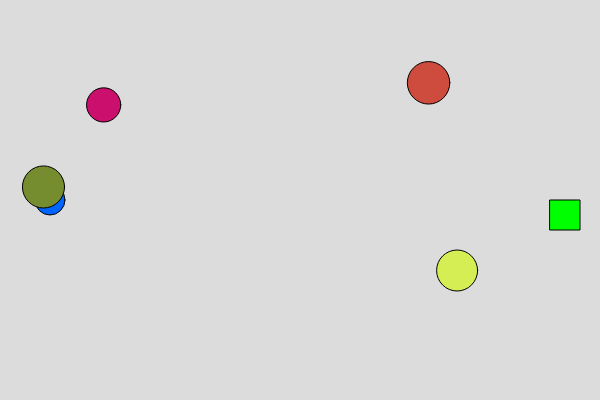
Frame 1 (no input)
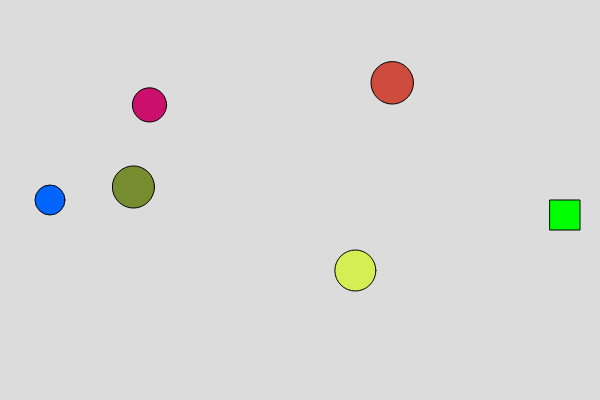
Frame 60 (no input)
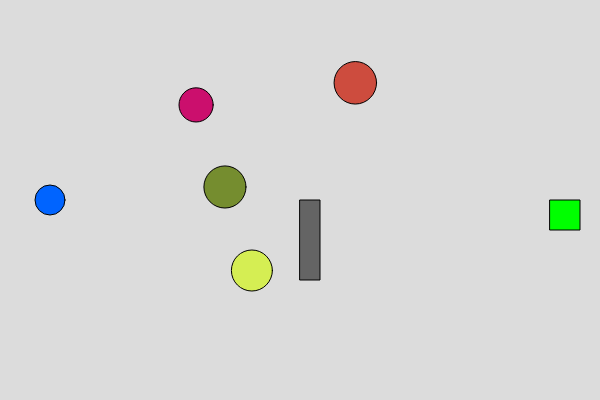
Frame 120 (the mouse pressed at the canvas centre since frame 60)

The p5.js sketch that drew these frames (run headless with seeded random() and noise() and a simulated clock; from frame 60 on, the mouse is pressed at the canvas centre):

// p5.js sketch
// ── sketch.js
let player;
let obstacles = [];
let exitZone;
let message = '';

function setup() {
  createCanvas(600, 400);
  player = createVector(50, height / 2);
  
  for (let i = 0; i < 4; i++) {
    obstacles.push({
      pos: createVector(random(width), random(height)),
      size: random(20, 50),
      speed: random(-2, 2),
      color: color(random(255), random(255), random(255))
    });
  }

  exitZone = createVector(width - 50, height / 2);
}

function draw() {
  background(220);

  // Draw player
  fill(0, 100, 255);
  ellipse(player.x, player.y, 30, 30);

  // Move player
  if (keyIsDown(LEFT_ARROW)) player.x -= 3;
  if (keyIsDown(RIGHT_ARROW)) player.x += 3;
  if (keyIsDown(UP_ARROW)) player.y -= 3;
  if (keyIsDown(DOWN_ARROW)) player.y += 3;

  // Draw and move obstacles
  for (let obs of obstacles) {
    fill(obs.color);
    ellipse(obs.pos.x, obs.pos.y, obs.size);

    obs.pos.x += obs.speed;

    // Wrap around
    if (obs.pos.x > width) obs.pos.x = 0;
    if (obs.pos.x < 0) obs.pos.x = width;
  }

  // Static obstacle on mouse click
  if (mouseIsPressed) {
    fill(100);
    rect(width / 2, height / 2, 20, 80);
  }

  // Exit
  fill(0, 255, 0);
  rect(exitZone.x, exitZone.y, 30, 30);

  // Check win condition
  if (player.x > exitZone.x && player.y > exitZone.y &&
      player.x < exitZone.x + 30 && player.y < exitZone.y + 30) {
    message = "You Won!";
  }

  // Display win message
  fill(0);
  textSize(24);
  text(message, 20, 30);
}           
// ── test.html
<html>
    <head>
        <meta charset="utf-8" />
        <title>Creative Coding Game</title>
        <script src="https://cdnjs.cloudflare.com/ajax/libs/p5.js/1.4.0/p5.js"></script>
        <script src="sketch.js"></script>
      </head>
      <body>
    </head>
</html>
